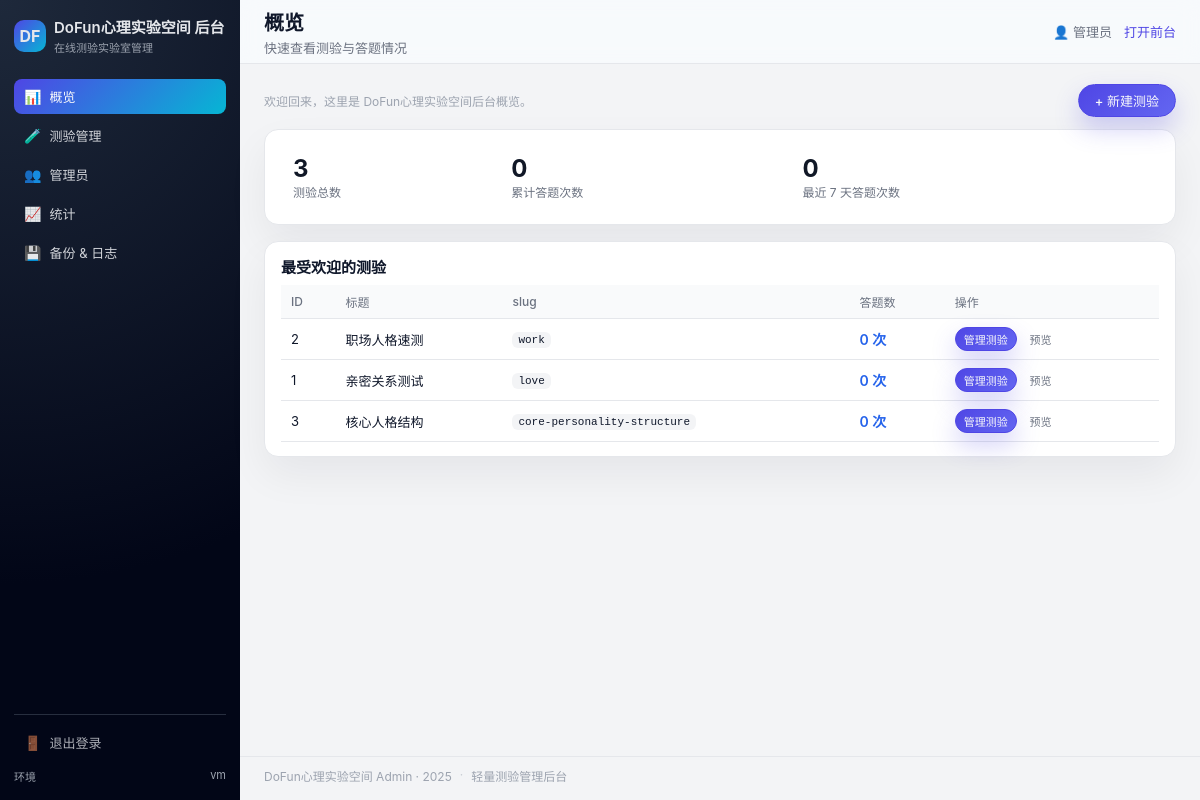
The app's page /admin/index.php with its own data.
### tables this page shows
CREATE TABLE `tests` (
  `id` int(10) UNSIGNED NOT NULL,
  `slug` varchar(100) NOT NULL,
  `title` varchar(255) NOT NULL,
  `subtitle` varchar(255) DEFAULT NULL,
  `description` text,
  `title_color` char(7) DEFAULT NULL,
  `emoji` varchar(16) DEFAULT NULL,
  `tags` varchar(255) DEFAULT NULL,
  `status` enum('draft','published','archived') NOT NULL DEFAULT 'draft',
  `sort_order` int(11) NOT NULL DEFAULT '0',
  `created_at` datetime NOT NULL DEFAULT CURRENT_TIMESTAMP,
  `updated_at` datetime NOT NULL DEFAULT CURRENT_TIMESTAMP ON UPDATE CURRENT_TIMESTAMP,
  `scoring_mode` enum('simple','dimensions','range','custom') NOT NULL DEFAULT 'simple',
  `scoring_config` json DEFAULT NULL,
  `display_mode` enum('single_page','step_by_step') NOT NULL DEFAULT 'single_page'
);

### admin/index.php (the view, shortened to what this page needs)
<?php
require_once __DIR__ . '/../lib/db_connect.php';
$totalTests = (int)$pdo->query("SELECT COUNT(*) FROM tests")->fetchColumn();
$totalRuns  = (int)$pdo->query("SELECT COUNT(*) FROM test_runs")->fetchColumn();
$recentRunsStmt = $pdo->prepare("SELECT COUNT(*) FROM test_runs WHERE created_at >= DATE_SUB(NOW(), INTERVAL 7 DAY)");
$recentRunsStmt->execute();
$recentRuns = (int)$recentRunsStmt->fetchColumn();
$topTestsStmt = $pdo->query("
    SELECT t.id, t.title, t.slug, COUNT(r.id) AS run_count
    FROM tests t
    LEFT JOIN test_runs r ON r.test_id = t.id
    GROUP BY t.id
    ORDER BY run_count DESC
    LIMIT 10
");
$topTests = $topTestsStmt->fetchAll(PDO::FETCH_ASSOC);
?>
<div class="admin-toolbar">
    <div class="admin-toolbar__left">
        <span class="admin-table__muted">欢迎回来，这里是 DoFun心理实验空间后台概览。</span>
    </div>
    <div class="admin-toolbar__right">
        <a href="new_test.php" class="btn btn-primary btn-lg">+ 新建测验</a>
    </div>
</div>
<div class="admin-card" style="margin-bottom: 16px;">
    <table class="admin-table admin-table--kpi">
        <tbody>
        <tr>
            <td>
                <div class="admin-kpi-number"><?= $totalTests ?></div>
                <div class="admin-kpi-label">测验总数</div>
            </td>
            <td>
                <div class="admin-kpi-number"><?= $totalRuns ?></div>
                <div class="admin-kpi-label">累计答题次数</div>
            </td>
            <td>
                <div class="admin-kpi-number"><?= $recentRuns ?></div>
                <div class="admin-kpi-label">最近 7 天答题次数</div>
            </td>
        </tr>
        </tbody>
    </table>
</div>
<div class="admin-card">
    <h2 class="admin-page-title" style="font-size: 15px; margin-bottom: 8px;">最受欢迎的测验</h2>
    <?php if (empty($topTests)): ?>
        <p class="admin-table__muted">暂无数据。</p>
    <?php else: ?>
        <table class="admin-table admin-table--compact">
            <thead>
            <tr>
                <th>ID</th>
                <th>标题</th>
                <th>slug</th>
                <th>答题数</th>
                <th>操作</th>
            </tr>
            </thead>
            <tbody>
            <?php foreach ($topTests as $test): ?>
                <tr>
                    <td><?= (int)$test['id'] ?></td>
                    <td><?= htmlspecialchars($test['title']) ?></td>
                    <td>
                        <code class="code-badge"
                              onclick="copyToClipboard('<?= htmlspecialchars($test['slug']) ?>')">
                            <?= htmlspecialchars($test['slug']) ?>
                        </code>
                    </td>
                    <td>
                        <a href="stats.php?test_id=<?= (int)$test['id'] ?>" class="admin-kpi-link">
                            <?= (int)$test['run_count'] ?> 次
                        </a>
                    </td>
                    <td class="admin-table__actions">
                        <a href="test_edit.php?id=<?= (int)$test['id'] ?>" class="btn btn-xs btn-primary">管理测验</a>
                        <a href="../test.php?slug=<?= urlencode($test['slug']) ?>"
                           class="btn btn-xs btn-ghost" target="_blank">预览</a>
                    </td>
                </tr>
            <?php endforeach; ?>
            </tbody>
        </table>
    <?php endif; ?>
</div>
<?php
include __DIR__ . '/layout.php';

### assets/css/admin.css (style rules this page uses)
*, *::before, *::after { box-sizing: border-box; }
html, body { margin: 0; padding: 0; font-family: -apple-system, BlinkMacSystemFont, "SF Pro Text", system-ui, -system-ui, "Segoe UI", sans-serif; color: #0f172a; background: #f3f4f6; }
.admin-body { background: #0f172a; }
.admin-page-title { margin: 0; font-size: 20px; font-weight: 650; color: #0f172a; }
.admin-toolbar { display: flex; justify-content: space-between; align-items: center; margin-bottom: 12px; gap: 12px; flex-wrap: wrap; }
.admin-toolbar__left, .admin-toolbar__right { display: flex; align-items: center; gap: 8px; }
.admin-card { background: #ffffff; border-radius: 14px; padding: 14px 16px; box-shadow: 0 18px 40px rgba(15, 23, 42, 0.06); border: 1px solid #e5e7eb; }
.admin-table { width: 100%; border-collapse: collapse; font-size: 13px; }
.admin-table thead tr { background: #f9fafb; }
.admin-table th, .admin-table td { padding: 8px 10px; text-align: left; border-bottom: 1px solid #e5e7eb; vertical-align: middle; }
.admin-table th { font-weight: 500; color: #6b7280; font-size: 12px; }
.admin-table__muted { font-size: 12px; color: #9ca3af; }
.admin-table__actions { white-space: nowrap; }
.btn { display: inline-flex; align-items: center; justify-content: center; border-radius: 999px; border: 1px solid #d1d5db; background: #ffffff; font-size: 12px; padding: 4px 10px; text-decoration: none; color: #111827; cursor: pointer; transition: background 0.15s ease, box-shadow 0.15s ease, transform 0.1s ease; }
.btn-lg { padding: 6px 16px; font-size: 13px; font-weight: 500; }
.btn-primary { border-color: #4f46e5; background: linear-gradient(135deg, #4f46e5, #6366f1); color: #f9fafb; box-shadow: 0 12px 24px rgba(79, 70, 229, 0.25); }
.btn-xs { font-size: 11px; padding: 3px 8px; }
.btn-ghost { border-color: transparent; background: transparent; color: #6b7280; }
.code-badge { display: inline-flex; align-items: center; padding: 2px 6px; border-radius: 6px; background: #f3f4f6; font-size: 11px; font-family: ui-monospace, SFMono-Regular, Menlo, Monaco, Consolas, "Liberation Mono", "Courier New", monospace; cursor: pointer; }
.admin-table--kpi td { padding: 10px 12px; border-bottom: none; }
.admin-kpi-number { font-size: 24px; font-weight: 700; color: #111827; }
.admin-kpi-label { font-size: 12px; color: #6b7280; }
.admin-kpi-link { font-size: 14px; font-weight: 600; color: #2563eb; text-decoration: none; }
.admin-table--compact th, .admin-table--compact td { padding: 8px 10px; }

### records on screen
tests: id "2", title "职场人格速测", slug "work", run_count "0"
tests: id "1", title "亲密关系测试", slug "love", run_count "0"
tests: id "3", title "核心人格结构", slug "core-personality-structure", run_count "0"

### other values on screen
php_uname('n') "vm"
$pageTitle "概览"
$pageSubtitle "快速查看测验与答题情况"
$totalTests "3"
$totalRuns "0"
$recentRuns "0"
